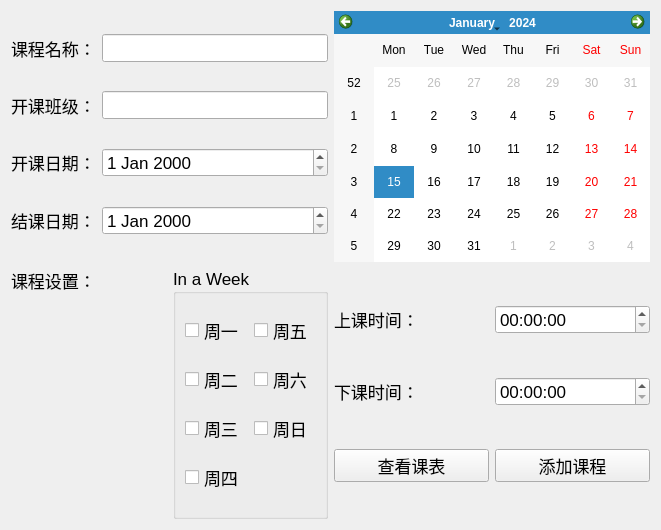
<?xml version="1.0" encoding="UTF-8"?>
<ui version="4.0">
 <class>Course</class>
 <widget class="QWidget" name="Course">
  <property name="geometry">
   <rect>
    <x>0</x>
    <y>0</y>
    <width>661</width>
    <height>530</height>
   </rect>
  </property>
  <property name="windowTitle">
   <string>Form</string>
  </property>
  <layout class="QGridLayout" name="gridLayout_5">
   <item row="0" column="0">
    <layout class="QGridLayout" name="gridLayout">
     <item row="0" column="0">
      <widget class="QLabel" name="label">
       <property name="font">
        <font>
         <pointsize>13</pointsize>
        </font>
       </property>
       <property name="text">
        <string>课程名称：</string>
       </property>
      </widget>
     </item>
     <item row="0" column="1">
      <widget class="QLineEdit" name="lineEdit_className">
       <property name="font">
        <font>
         <pointsize>13</pointsize>
        </font>
       </property>
      </widget>
     </item>
     <item row="1" column="0">
      <widget class="QLabel" name="label_2">
       <property name="font">
        <font>
         <pointsize>13</pointsize>
        </font>
       </property>
       <property name="text">
        <string>开课班级：</string>
       </property>
      </widget>
     </item>
     <item row="1" column="1">
      <widget class="QLineEdit" name="lineEdit_classId">
       <property name="font">
        <font>
         <pointsize>13</pointsize>
        </font>
       </property>
      </widget>
     </item>
     <item row="2" column="0">
      <widget class="QLabel" name="label_3">
       <property name="font">
        <font>
         <pointsize>13</pointsize>
        </font>
       </property>
       <property name="text">
        <string>开课日期：</string>
       </property>
      </widget>
     </item>
     <item row="2" column="1">
      <widget class="QDateEdit" name="dateEdit_start">
       <property name="font">
        <font>
         <pointsize>13</pointsize>
        </font>
       </property>
      </widget>
     </item>
     <item row="3" column="0">
      <widget class="QLabel" name="label_4">
       <property name="font">
        <font>
         <pointsize>13</pointsize>
        </font>
       </property>
       <property name="text">
        <string>结课日期：</string>
       </property>
      </widget>
     </item>
     <item row="3" column="1">
      <widget class="QDateEdit" name="dateEdit_end">
       <property name="font">
        <font>
         <pointsize>13</pointsize>
        </font>
       </property>
      </widget>
     </item>
    </layout>
   </item>
   <item row="0" column="1">
    <widget class="QCalendarWidget" name="calendarWidget"/>
   </item>
   <item row="1" column="0">
    <layout class="QGridLayout" name="gridLayout_3">
     <item row="0" column="0">
      <widget class="QLabel" name="label_5">
       <property name="font">
        <font>
         <pointsize>13</pointsize>
        </font>
       </property>
       <property name="text">
        <string>课程设置：</string>
       </property>
      </widget>
     </item>
     <item row="0" column="1" rowspan="2">
      <widget class="QGroupBox" name="groupBox">
       <property name="font">
        <font>
         <pointsize>13</pointsize>
        </font>
       </property>
       <property name="title">
        <string>In a Week</string>
       </property>
       <layout class="QGridLayout" name="gridLayout_2">
        <item row="0" column="0">
         <widget class="QCheckBox" name="checkBox_1">
          <property name="text">
           <string>周一</string>
          </property>
         </widget>
        </item>
        <item row="0" column="1">
         <widget class="QCheckBox" name="checkBox_8">
          <property name="text">
           <string>周五</string>
          </property>
         </widget>
        </item>
        <item row="1" column="0">
         <widget class="QCheckBox" name="checkBox_2">
          <property name="text">
           <string>周二</string>
          </property>
         </widget>
        </item>
        <item row="1" column="1">
         <widget class="QCheckBox" name="checkBox_9">
          <property name="text">
           <string>周六</string>
          </property>
         </widget>
        </item>
        <item row="2" column="0">
         <widget class="QCheckBox" name="checkBox_5">
          <property name="text">
           <string>周三</string>
          </property>
         </widget>
        </item>
        <item row="2" column="1">
         <widget class="QCheckBox" name="checkBox_10">
          <property name="text">
           <string>周日</string>
          </property>
         </widget>
        </item>
        <item row="3" column="0">
         <widget class="QCheckBox" name="checkBox_7">
          <property name="text">
           <string>周四</string>
          </property>
         </widget>
        </item>
       </layout>
      </widget>
     </item>
     <item row="1" column="0">
      <spacer name="verticalSpacer">
       <property name="orientation">
        <enum>Qt::Vertical</enum>
       </property>
       <property name="sizeHint" stdset="0">
        <size>
         <width>20</width>
         <height>40</height>
        </size>
       </property>
      </spacer>
     </item>
    </layout>
   </item>
   <item row="1" column="1">
    <layout class="QGridLayout" name="gridLayout_4">
     <item row="0" column="0">
      <widget class="QLabel" name="label_6">
       <property name="font">
        <font>
         <pointsize>13</pointsize>
        </font>
       </property>
       <property name="text">
        <string>上课时间：</string>
       </property>
      </widget>
     </item>
     <item row="0" column="1">
      <widget class="QTimeEdit" name="timeEdit">
       <property name="font">
        <font>
         <pointsize>13</pointsize>
        </font>
       </property>
      </widget>
     </item>
     <item row="1" column="0">
      <widget class="QLabel" name="label_7">
       <property name="font">
        <font>
         <pointsize>13</pointsize>
        </font>
       </property>
       <property name="text">
        <string>下课时间：</string>
       </property>
      </widget>
     </item>
     <item row="1" column="1">
      <widget class="QTimeEdit" name="timeEdit_2">
       <property name="font">
        <font>
         <pointsize>13</pointsize>
        </font>
       </property>
      </widget>
     </item>
     <item row="2" column="0">
      <widget class="QPushButton" name="pushButton_show">
       <property name="font">
        <font>
         <pointsize>13</pointsize>
        </font>
       </property>
       <property name="text">
        <string>查看课表</string>
       </property>
      </widget>
     </item>
     <item row="2" column="1">
      <widget class="QPushButton" name="pushButton_add">
       <property name="font">
        <font>
         <pointsize>13</pointsize>
        </font>
       </property>
       <property name="text">
        <string>添加课程</string>
       </property>
      </widget>
     </item>
    </layout>
   </item>
  </layout>
 </widget>
 <resources/>
 <connections/>
</ui>
